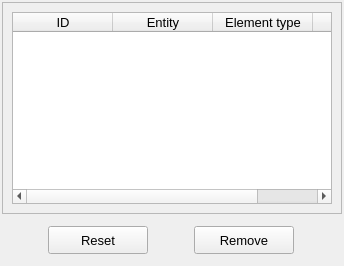
           <widget class="QWidget" name="tab_list">
            <attribute name="title">
             <string>List</string>
            </attribute>
            <layout class="QGridLayout" name="gridLayout_9">
             <property name="leftMargin">
              <number>2</number>
             </property>
             <property name="topMargin">
              <number>2</number>
             </property>
             <property name="rightMargin">
              <number>2</number>
             </property>
             <property name="bottomMargin">
              <number>2</number>
             </property>
             <property name="spacing">
              <number>2</number>
             </property>
             <item row="0" column="0">
              <widget class="QFrame" name="frame_5">
               <property name="frameShape">
                <enum>QFrame::Shape::StyledPanel</enum>
               </property>
               <property name="frameShadow">
                <enum>QFrame::Shadow::Raised</enum>
               </property>
               <layout class="QGridLayout" name="gridLayout_2">
                <item row="0" column="0">
                 <widget class="QTreeWidget" name="treeWidget_distributed_dampings">
                  <property name="minimumSize">
                   <size>
                    <width>320</width>
                    <height>0</height>
                   </size>
                  </property>
                  <property name="maximumSize">
                   <size>
                    <width>16777215</width>
                    <height>16777215</height>
                   </size>
                  </property>
                  <property name="font">
                   <font>
                    <family>MS Shell Dlg 2</family>
                    <pointsize>10</pointsize>
                    <italic>false</italic>
                    <bold>false</bold>
                   </font>
                  </property>
                  <property name="toolTip">
                   <string>Select a node to remove the attributed boundary condition.</string>
                  </property>
                  <property name="indentation">
                   <number>1</number>
                  </property>
                  <property name="headerHidden">
                   <bool>false</bool>
                  </property>
                  <attribute name="headerHighlightSections">
                   <bool>false</bool>
                  </attribute>
                  <attribute name="headerShowSortIndicator" stdset="0">
                   <bool>false</bool>
                  </attribute>
                  <attribute name="headerStretchLastSection">
                   <bool>true</bool>
                  </attribute>
                  <column>
                   <property name="text">
                    <string>ID</string>
                   </property>
                   <property name="textAlignment">
                    <set>AlignCenter</set>
                   </property>
                  </column>
                  <column>
                   <property name="text">
                    <string>Entity</string>
                   </property>
                   <property name="textAlignment">
                    <set>AlignCenter</set>
                   </property>
                  </column>
                  <column>
                   <property name="text">
                    <string>Element type</string>
                   </property>
                   <property name="textAlignment">
                    <set>AlignCenter</set>
                   </property>
                  </column>
                  <column>
                   <property name="text">
                    <string>Label</string>
                   </property>
                   <property name="textAlignment">
                    <set>AlignCenter</set>
                   </property>
                  </column>
                 </widget>
                </item>
               </layout>
              </widget>
             </item>
             <item row="1" column="0">
              <widget class="QFrame" name="frame_3">
               <property name="minimumSize">
                <size>
                 <width>320</width>
                 <height>48</height>
                </size>
               </property>
               <property name="maximumSize">
                <size>
                 <width>16777215</width>
                 <height>48</height>
                </size>
               </property>
               <property name="frameShape">
                <enum>QFrame::Shape::NoFrame</enum>
               </property>
               <property name="frameShadow">
                <enum>QFrame::Shadow::Raised</enum>
               </property>
               <layout class="QGridLayout" name="gridLayout_8">
                <property name="leftMargin">
                 <number>4</number>
                </property>
                <property name="topMargin">
                 <number>4</number>
                </property>
                <property name="rightMargin">
                 <number>4</number>
                </property>
                <property name="bottomMargin">
                 <number>4</number>
                </property>
                <property name="spacing">
                 <number>4</number>
                </property>
                <item row="0" column="0">
                 <widget class="QPushButton" name="pushButton_reset">
                  <property name="minimumSize">
                   <size>
                    <width>100</width>
                    <height>28</height>
                   </size>
                  </property>
                  <property name="maximumSize">
                   <size>
                    <width>100</width>
                    <height>28</height>
                   </size>
                  </property>
                  <property name="font">
                   <font>
                    <family>MS Shell Dlg 2</family>
                    <pointsize>10</pointsize>
                    <italic>false</italic>
                    <bold>false</bold>
                   </font>
                  </property>
                  <property name="styleSheet">
                   <string notr="true"/>
                  </property>
                  <property name="text">
                   <string>Reset</string>
                  </property>
                  <property name="autoDefault">
                   <bool>false</bool>
                  </property>
                 </widget>
                </item>
                <item row="0" column="1">
                 <widget class="QPushButton" name="pushButton_remove">
                  <property name="minimumSize">
                   <size>
                    <width>100</width>
                    <height>28</height>
                   </size>
                  </property>
                  <property name="maximumSize">
                   <size>
                    <width>100</width>
                    <height>28</height>
                   </size>
                  </property>
                  <property name="font">
                   <font>
                    <family>MS Shell Dlg 2</family>
                    <pointsize>10</pointsize>
                    <italic>false</italic>
                    <bold>false</bold>
                   </font>
                  </property>
                  <property name="styleSheet">
                   <string notr="true"/>
                  </property>
                  <property name="text">
                   <string>Remove</string>
                  </property>
                  <property name="autoDefault">
                   <bool>false</bool>
                  </property>
                 </widget>
                </item>
               </layout>
              </widget>
             </item>
            </layout>
           </widget>
